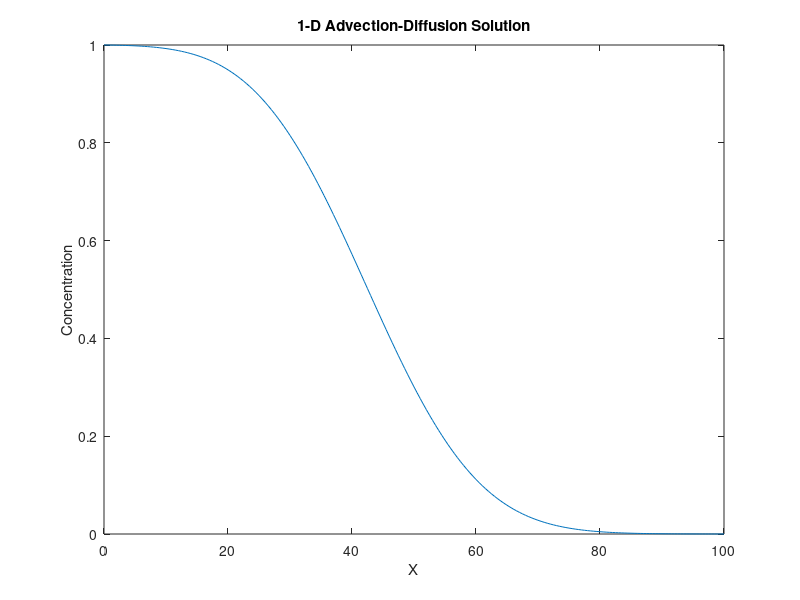

Source code (MATLAB):
% Finite Difference code for 1-D advection-diffusion problem.

% Parameters
n = 200; % Number of grid points
dx = 0.500; % Spatial step size
dt = 0.2500; % Time step size
u = 0.10; % Advection velocity
alpha = 0.25; % Diffusion coefficient
mstep = 1600; % Number of time steps

% Initialize arrays
fo = zeros(1, n+1); % Old concentration values
f = zeros(1, n+1); % New concentration values

% Initial and boundary conditions
fo(1) = 1.0; % Left boundary
f(1) = 1.0; % Left boundary
fo(n+1) = 0.0; % Right boundary
f(n+1) = 0.0; % Right boundary

% Time evolution
for kk = 1:mstep
    for i = 2:n % Loop over interior points
        adv = dt * u * (fo(i) - fo(i-1)) / dx; % Advection term
        f(i) = fo(i) + dt * alpha * (fo(i+1) - 2*fo(i) + fo(i-1)) / (dx^2) - adv; % Update concentration
    end
    fo = f; % Update old concentration values
end

% Output results
x = 0:dx:n*dx; % Spatial coordinates
figure(1)
plot(x, f)
xlabel('X')
ylabel('Concentration')
title('1-D Advection-Diffusion Solution')
